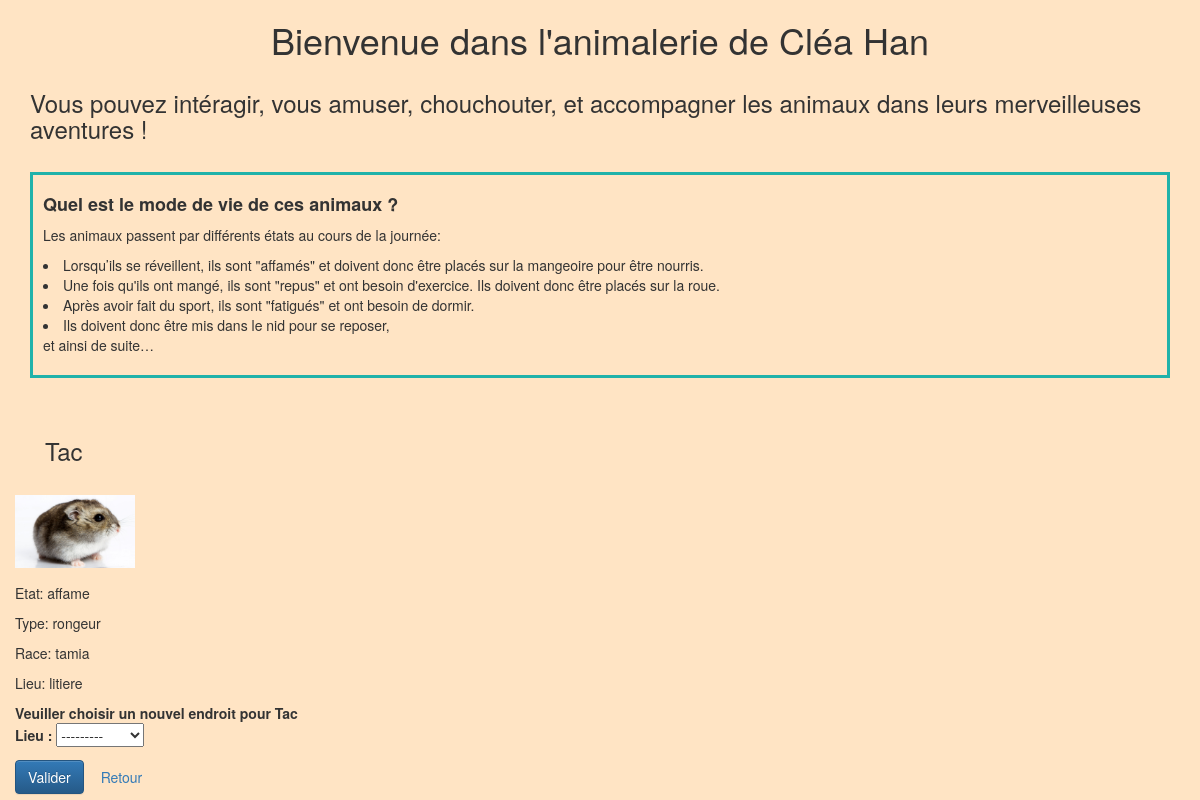
Before: /animal/Tac/ with the older database file.
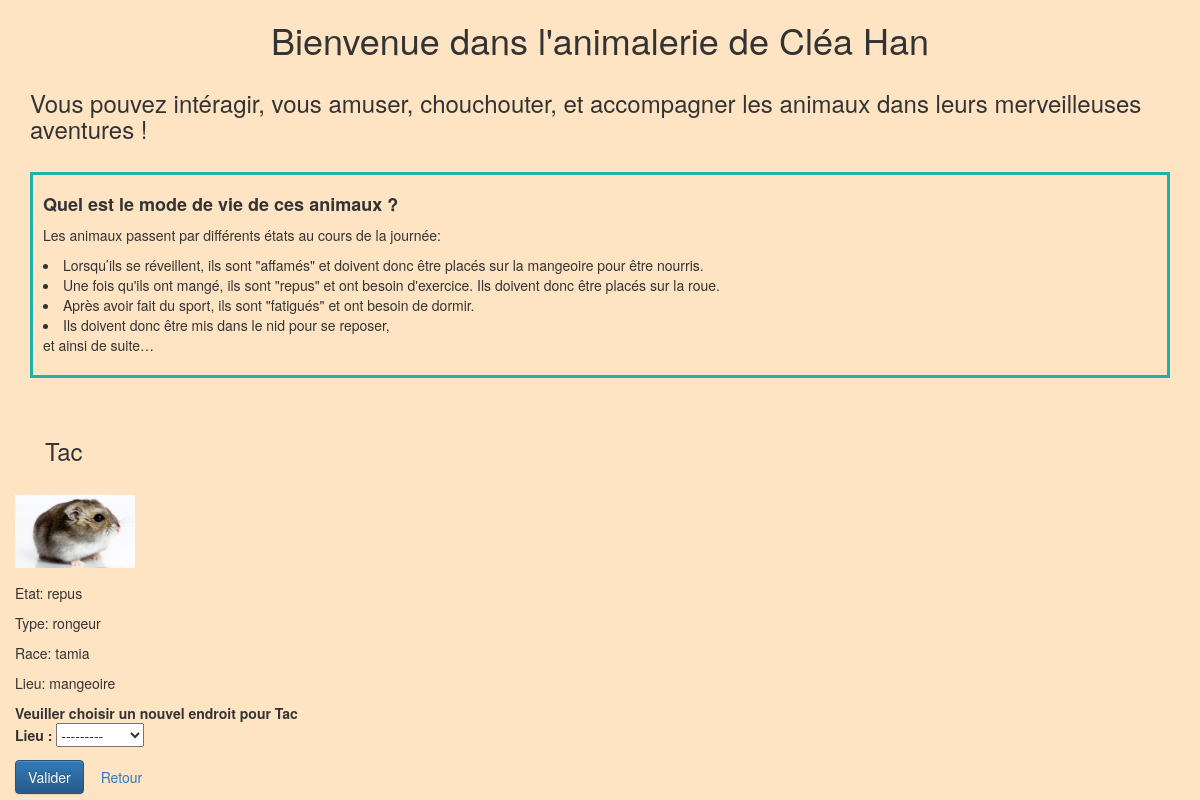
After: the same page with the newer database file.
### animalerie/models.py (models this page shows, shortened)
class Animal(models.Model):
    id_animal = models.CharField(max_length=100, primary_key=True)
    etat = models.CharField(max_length=20)
    type = models.CharField(max_length=20)
    race = models.CharField(max_length=20)
    photo = models.CharField(max_length=200)
    lieu = models.ForeignKey(Equipement, on_delete=models.CASCADE)

class Equipement(models.Model):
    id_equip = models.CharField(max_length=100, primary_key=True)
    disponibilite = models.CharField(max_length=20)
    photo = models.CharField(max_length=200)
    def __str__(self):
        return self.id_equip

### animalerie/views.py (the view)
# urls.py: path('animal/<str:id_animal>/', views.post_detail, name='post_detail'),
def post_detail(request, id_animal):
    animal = get_object_or_404(Animal, id_animal=id_animal)
    lieu = animal.lieu
    form=MoveForm()
    if request.method == "POST":
        ancien_lieu = get_object_or_404(Equipement, id_equip=animal.lieu.id_equip)
        form = MoveForm(request.POST, instance=animal)
        if form.is_valid():
            form.save(commit=False)
            nouveau_lieu = get_object_or_404(Equipement, id_equip=animal.lieu.id_equip)
            if nouveau_lieu.disponibilite=="libre" and nouveau_lieu.id_equip=="mangeoire" and animal.etat=='affame':
                animal.etat="repus"
                animal.save()
                nouveau_lieu.disponibilite="occupe"
                nouveau_lieu.save()
                messages.add_message(request, messages.SUCCESS, 'Votre animal a bien été déplacé dans la mangeoire !')
            elif nouveau_lieu.disponibilite=="libre" and nouveau_lieu.id_equip=="roue" and animal.etat=='repus':
                ancien_lieu.disponibilite="libre"
                ancien_lieu.save()
                animal.etat="fatigue"
                animal.save()
                nouveau_lieu.disponibilite = "occupe"
                nouveau_lieu.save()
                messages.add_message(request, messages.SUCCESS, 'Votre animal a bien été déplacé dans la roue !')
            elif nouveau_lieu.disponibilite=="libre" and nouveau_lieu.id_equip=="nid" and animal.etat=='fatigue':
                ancien_lieu.disponibilite="libre"
                ancien_lieu.save()
                animal.etat="endormi"
                animal.save()
                nouveau_lieu.disponibilite = "occupe"
                nouveau_lieu.save()
                messages.add_message(request, messages.SUCCESS, 'Votre animal a bien été déplacé dans le nid !')
            elif nouveau_lieu.disponibilite=="libre" and nouveau_lieu.id_equip=="litiere" and animal.etat=='endormi':
                ancien_lieu.disponibilite="libre"
                ancien_lieu.save()
                animal.etat="affame"
                animal.save()
                nouveau_lieu.disponibilite = "libre"
                nouveau_lieu.save()
                messages.add_message(request, messages.SUCCESS, 'Votre animal a bien été déplacé dans la litière !')
            elif nouveau_lieu==ancien_lieu:
                messages.add_message(request, messages.WARNING, 'Votre animal est déjà à cet endroit.')
            else :
                print('message')
                messages.add_message(request, messages.ERROR, 'Désolé, vous ne pouvez pas déplacer cet animal à cet endroit.')
        return redirect('post_detail', id_animal=id_animal)
    else:
        form = MoveForm()
        return render(request,
                  'animalerie/post_detail.html',
                  {'animal': animal, 'lieu': lieu, 'form': form})

### animalerie/forms.py
class MoveForm(forms.ModelForm):
    class Meta:
        model = Animal
        fields = ('lieu',)

### animalerie/templates/animalerie/post_detail.html (shortened to what this page needs)
{% extends 'animalerie/base.html' %}
{% load static %}
{% block content %}
<div class="cards_ani">
    <article class="card">
        <header>
            <h3> {{ animal.id_animal }} </h3>
        </header>
        <img src='../../{{animal.photo}}' style="max-width: 120px; max-height: 100px; margin-bottom: 15px;" alt="Pas d'image"/>
        <p>Etat: {{ animal.etat }}</p>
        <p>Type: {{animal.type}} </p>
        <p>Race: {{animal.race}} </p>
        <p>Lieu: {{ animal.lieu }}</p>
    </article>
</div>
<form method="POST" class="post-form"> {% csrf_token %}
    <b> Veuiller choisir un nouvel endroit pour {{ animal.id_animal }} </b>
    {{ form.as_p }}
    <button type="submit" class="btn btn-primary">Valider</button>
    <a href="{% url 'animal_list' %}" class="btn btn-secondary" role="button">Retour</a>
</form>
</div>
{% endblock %}

### animalerie/templates/animalerie/base.html (shortened to what this page needs)
{% load static %}
<!DOCTYPE html>
<html>
    <head>
        <link rel="stylesheet" href="//maxcdn.bootstrapcdn.com/bootstrap/3.2.0/css/bootstrap.min.css">
        <link rel="stylesheet" href="//maxcdn.bootstrapcdn.com/bootstrap/3.2.0/css/bootstrap-theme.min.css">
        <link rel="stylesheet" href="{% static 'css/animalerie.css' %}">
    </head>
    <body>
        <div class="titre">
            <h1> Bienvenue dans l'animalerie de Cléa Han</h1>
        </div>
        <h3>Vous pouvez intéragir, vous amuser, chouchouter, et accompagner les animaux dans leurs merveilleuses aventures !</h3>
        <div class="card" style="margin: 30px; border: 3px solid lightseagreen; padding: 10px;">
            <div class="card-body">
                <h4 class="card-title" style="font-weight: bold">Quel est le mode de vie de ces animaux ?</h4>
                <p class="card-text">Les animaux passent par différents états au cours de la journée:
                    <br/>
                    <li>Lorsqu’ils se réveillent, ils sont "affamés" et doivent donc être placés sur la mangeoire pour être nourris.</li>
                    <li>Une fois qu'ils ont mangé, ils sont "repus" et ont besoin d'exercice. Ils doivent donc être placés sur la roue.</li>
                    <li>Après avoir fait du sport, ils sont "fatigués" et ont besoin de dormir.</li>
                    <li>Ils doivent donc être mis dans le nid pour se reposer, </li>
                    et ainsi de suite…
                </p>
            </div>
        </div>
        <div class="container">
            <div class="row">
                <div>
                    {% block content %}
                    {% endblock content %}
                </div>
            </div>
    </body>
</html>

### animalerie/static/css/animalerie.css (style rules this page uses)
body { background-color: bisque; }
.titre { text-align: center; }
h3 { margin: 30px; }

Changed rows visible on the page:
changed Animal "Tac": etat "affame" → "repus"; lieu "litiere" → "mangeoire"
